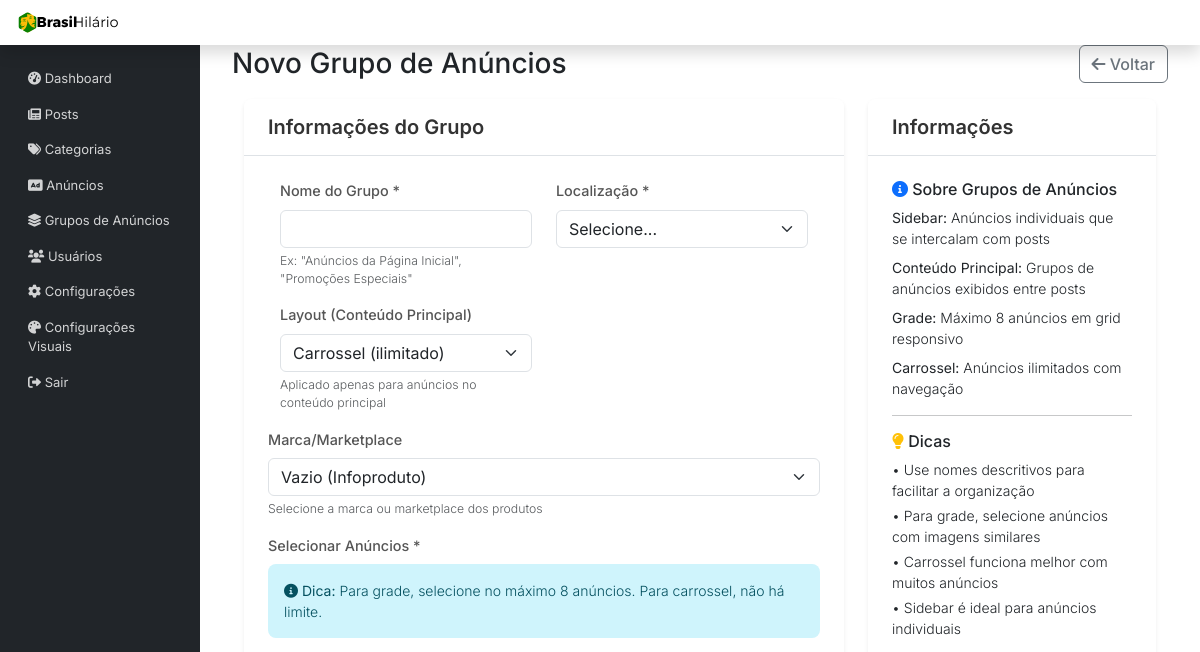
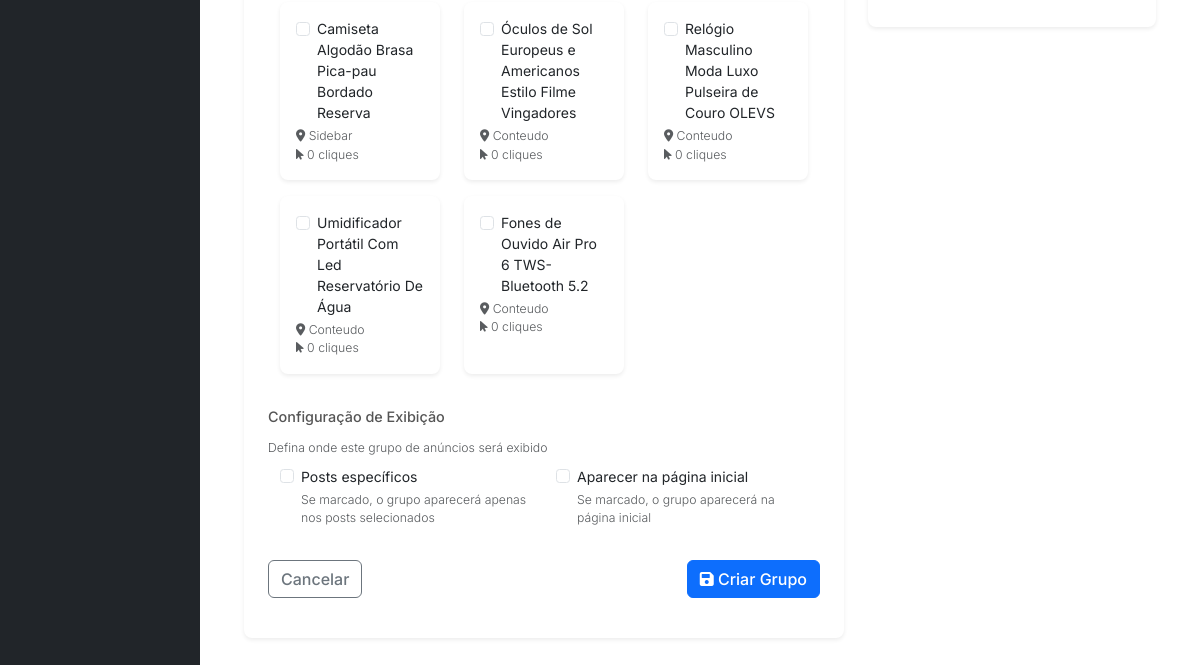
The app's page /admin/novo-grupo-anuncios.php (signed in), older data (2 pictures, top to bottom).
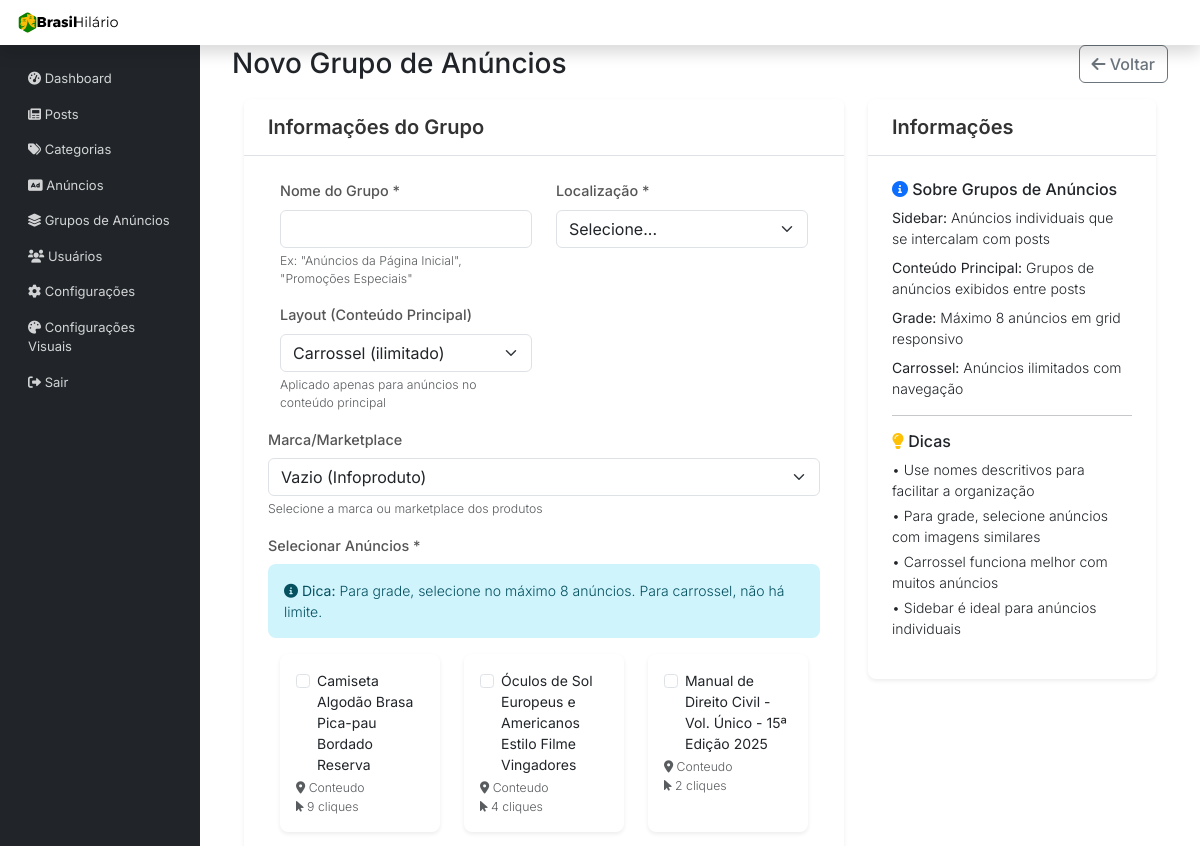
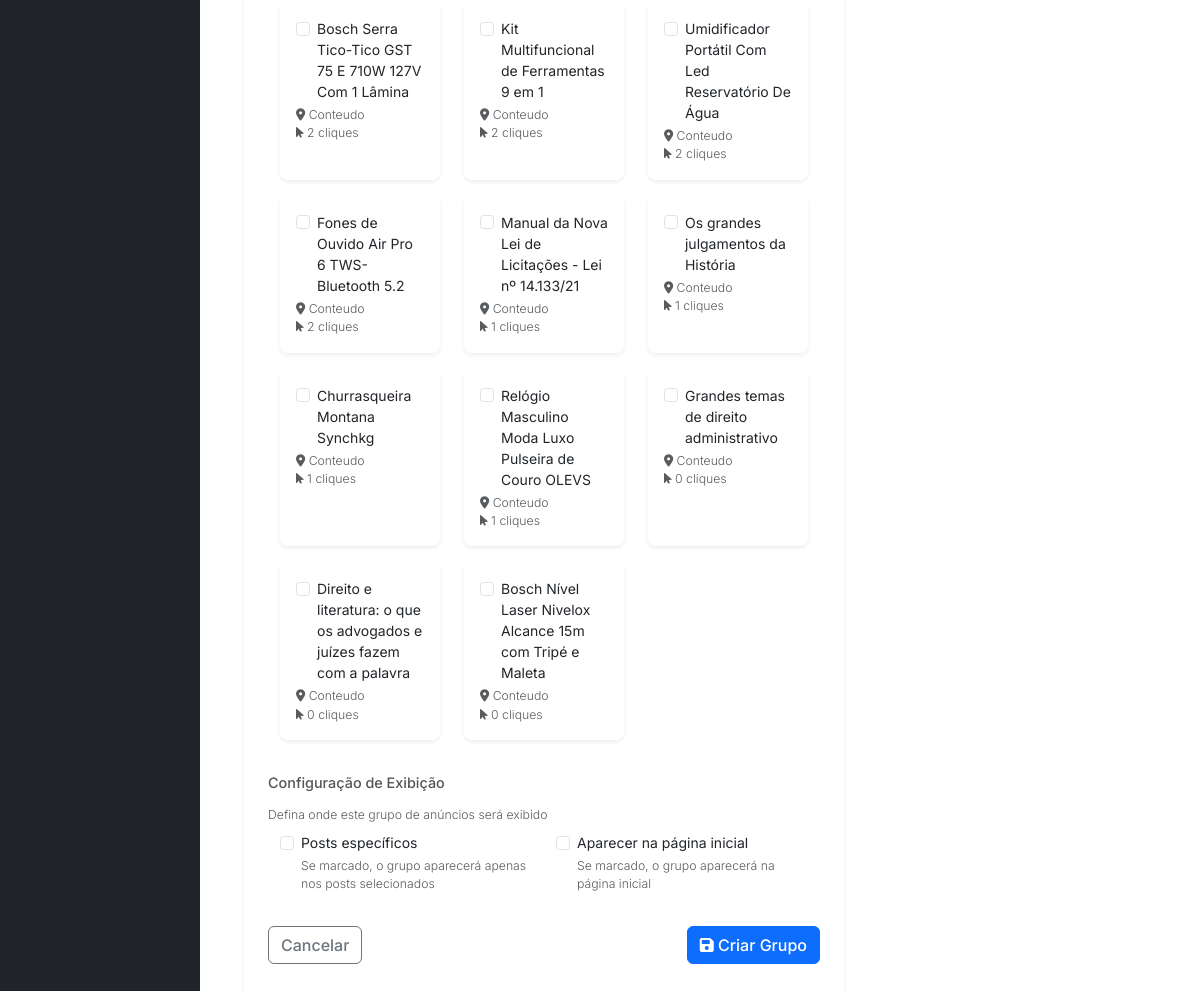
The same page, newer data (2 pictures, top to bottom).
### tables this page shows
CREATE TABLE `anuncios` (
  `id` int(11) NOT NULL,
  `titulo` varchar(255) NOT NULL,
  `imagem` varchar(500) NOT NULL,
  `link_compra` varchar(500) NOT NULL,
  `localizacao` enum('sidebar','conteudo') NOT NULL,
  `layout` enum('carrossel','grade') DEFAULT 'carrossel',
  `cta_ativo` tinyint(1) DEFAULT '0',
  `cta_texto` varchar(100) DEFAULT 'Saiba Mais',
  `ativo` tinyint(1) DEFAULT '1',
  `criado_em` timestamp NOT NULL DEFAULT CURRENT_TIMESTAMP,
  `atualizado_em` timestamp NOT NULL DEFAULT CURRENT_TIMESTAMP ON UPDATE CURRENT_TIMESTAMP
);

### includes/AnunciosManager.php (called while the page is built, shortened)
<?php
class AnunciosManager {
    private $pdo;
    public function __construct($pdo) {
        $this->pdo = $pdo;
    }
    public function getAllAnunciosComStats() {
        $sql = "SELECT a.*,
                       COUNT(DISTINCT ca.id) as total_cliques,
                       COUNT(DISTINCT ap.post_id) as total_posts
                FROM anuncios a
                LEFT JOIN cliques_anuncios ca ON a.id = ca.anuncio_id
                LEFT JOIN anuncios_posts ap ON a.id = ap.anuncio_id
                GROUP BY a.id
                ORDER BY total_cliques DESC, a.criado_em DESC";
        try {
            $stmt = $this->pdo->prepare($sql);
            $stmt->execute();
            return $stmt->fetchAll(PDO::FETCH_ASSOC);
        } catch (Exception $e) {
            error_log("Erro ao buscar anúncios com stats: " . $e->getMessage());
            return [];
        }
    }
}

### admin/novo-grupo-anuncios.php (the view, shortened to what the rows shown need)
<?php
require_once '../config/database.php';
require_once '../includes/AnunciosManager.php';
$anunciosManager = new AnunciosManager($pdo);
$todosAnuncios = $anunciosManager->getAllAnunciosComStats();
include 'includes/header.php';
?>
<div class="d-flex justify-content-between align-items-center mb-4">
    <h1 class="h3 mb-0">Novo Grupo de Anúncios</h1>
</div>
    <div class="row">
        <div class="col-lg-8">
            <div class="card">
                <div class="card-body">
                    <form method="POST">
                        <div class="mb-3">
                            <?php if (empty($todosAnuncios)): ?>
                                <div class="alert alert-warning">
                                    <i class="fas fa-exclamation-triangle"></i>
                                    Nenhum anúncio disponível. <a href="novo-anuncio.php">Crie um anúncio primeiro</a>.
                                </div>
                            <?php else: ?>
                                <div class="row">
                                    <?php foreach ($todosAnuncios as $anuncio): ?>
                                        <div class="col-md-6 col-lg-4 mb-3">
                                            <div class="card h-100">
                                                <div class="card-body p-3">
                                                    <div class="form-check">
                                                        <input class="form-check-input" type="checkbox"
                                                               name="anuncios[]" value="<?php echo $anuncio['id']; ?>"
                                                               id="anuncio_<?php echo $anuncio['id']; ?>"
                                                               <?php echo in_array($anuncio['id'], $_POST['anuncios'] ?? []) ? 'checked' : ''; ?>>
                                                        <label class="form-check-label" for="anuncio_<?php echo $anuncio['id']; ?>">
                                                            <strong><?php echo htmlspecialchars($anuncio['titulo']); ?></strong>
                                                        </label>
                                                    </div>
                                                    <small class="text-muted d-block mt-1">
                                                        <i class="fas fa-map-marker-alt"></i> <?php echo ucfirst($anuncio['localizacao']); ?>
                                                        <br>
                                                        <i class="fas fa-mouse-pointer"></i> <?php echo $anuncio['total_cliques'] ?? 0; ?> cliques
                                                    </small>
                                                </div>
                                            </div>
                                        </div>
                                    <?php endforeach; ?>
                                </div>
                            <?php endif; ?>
                        </div>
                    </form>
                </div>
            </div>
        </div>
    </div>
<?php include 'includes/footer.php'; ?>

Row changes from the older to the newer data that the page shows:
changed anuncios "Camiseta Algodão Brasa Pica-pau Bordado Reserva": localizacao "Sidebar" → "Conteudo"; total_cliques "0" → "9"
changed anuncios "Óculos de Sol Europeus e Americanos Estilo Filme Vingadores": total_cliques "0" → "4"
added anuncios: titulo "Manual de Direito Civil - Vol. Único - 15ª Edição 2025", localizacao "Conteudo", total_cliques "2"
added anuncios: titulo "Bosch Serra Tico-Tico GST 75 E 710W 127V Com 1 Lâmina", localizacao "Conteudo", total_cliques "2"
added anuncios: titulo "Kit Multifuncional de Ferramentas 9 em 1", localizacao "Conteudo", total_cliques "2"
changed anuncios "Umidificador Portátil Com Led Reservatório De Água": total_cliques "0" → "2"
changed anuncios "Fones de Ouvido Air Pro 6 TWS-Bluetooth 5.2": total_cliques "0" → "2"
added anuncios: titulo "Manual da Nova Lei de Licitações - Lei nº 14.133/21", localizacao "Conteudo", total_cliques "1"
added anuncios: titulo "Os grandes julgamentos da História", localizacao "Conteudo", total_cliques "1"
added anuncios: titulo "Churrasqueira Montana Synchkg", localizacao "Conteudo", total_cliques "1"
changed anuncios "Relógio Masculino Moda Luxo Pulseira de Couro OLEVS": total_cliques "0" → "1"; moves down the list
added anuncios: titulo "Grandes temas de direito administrativo", localizacao "Conteudo", total_cliques "0"
added anuncios: titulo "Direito e literatura: o que os advogados e juízes fazem com a palavra", localizacao "Conteudo", total_cliques "0"
added anuncios: titulo "Bosch Nível Laser Nivelox Alcance 15m com Tripé e Maleta", localizacao "Conteudo", total_cliques "0"
